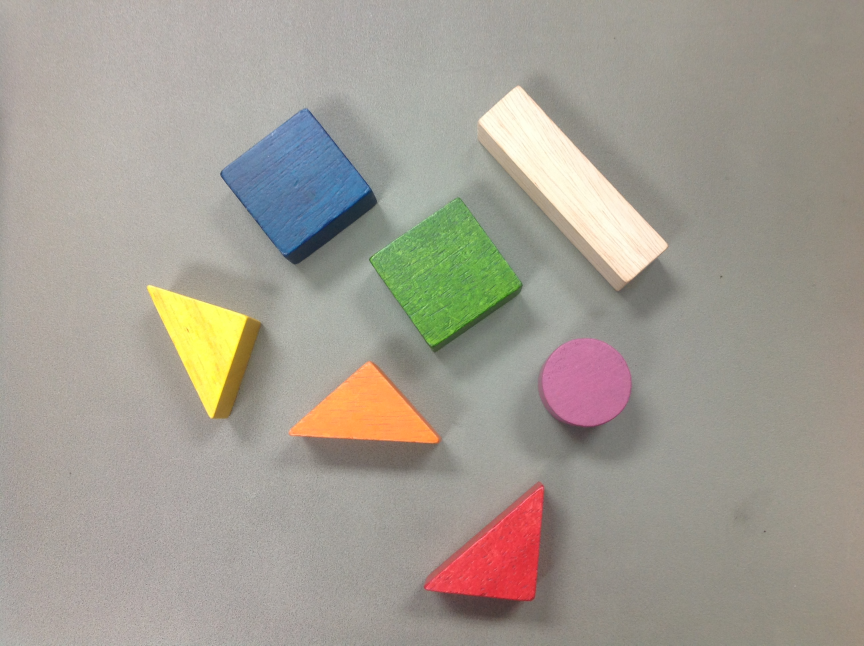
#> input picture ImageRecognition/RawImage/IMG_3558.JPG, 2592 x 1936 px (shown at 1/3 size)
$ python Find_Color_Range.py
#> lines starting #> are read from the running program, lines starting #| are printed output that depends on the picture; after the words box and inside, x2 and y2 are one past the last pixel; in counts of white or black regions, pixels touching at a corner belong together
import cv2

def nothing(x):
    pass

cv2.namedWindow('Color Range',cv2.WINDOW_AUTOSIZE)
cv2.createTrackbar('H_Min','Color Range',0,255,nothing)
cv2.createTrackbar('S_Min','Color Range',0,255,nothing)
cv2.createTrackbar('V_Min','Color Range',31,255,nothing)
cv2.createTrackbar('H_Max','Color Range',255,255,nothing)
cv2.createTrackbar('S_Max','Color Range',62,255,nothing)
cv2.createTrackbar('V_Max','Color Range',210,255,nothing)

img = cv2.imread('IMG_3558.JPG')
#> img is the input picture: shape (1936, 2592, 3); mean B, G, R 146.8, 156.8, 162.5
img = cv2.resize(img,None,fx=0.3, fy=0.3, interpolation = cv2.INTER_CUBIC)
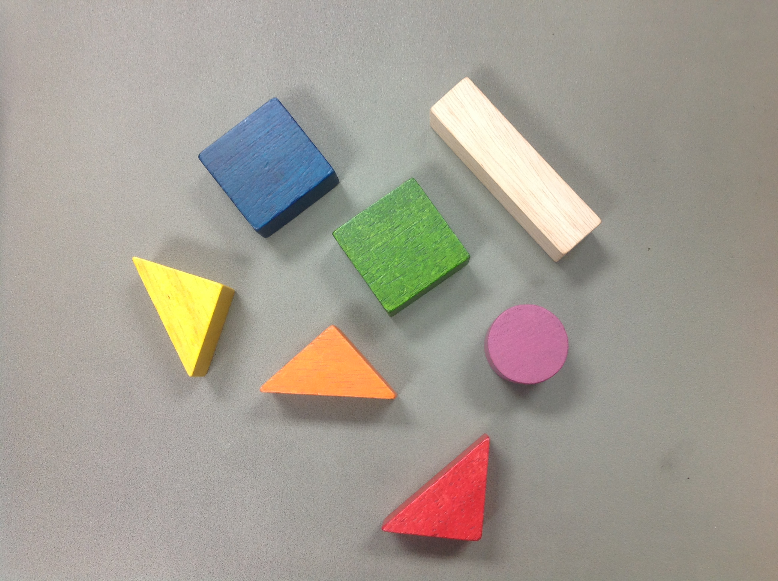
#> img: shape (581, 778, 3); mean B, G, R 146.7, 156.8, 162.5

while True:

    H_Min = cv2.getTrackbarPos('H_Min', 'Color Range')
    S_Min = cv2.getTrackbarPos('S_Min', 'Color Range')
    V_Min = cv2.getTrackbarPos('V_Min', 'Color Range')
    H_Max = cv2.getTrackbarPos('H_Max', 'Color Range')
    S_Max = cv2.getTrackbarPos('S_Max', 'Color Range')
    V_Max = cv2.getTrackbarPos('V_Max', 'Color Range')

    img_hsv = cv2.cvtColor(img.copy(), cv2.COLOR_BGR2HSV)
#> img_hsv: shape (581, 778, 3); mean H, S, V 28.6, 30.7, 165.9
    mask = cv2.inRange(img_hsv, (H_Min, S_Min, V_Min), (H_Max, S_Max, V_Max))
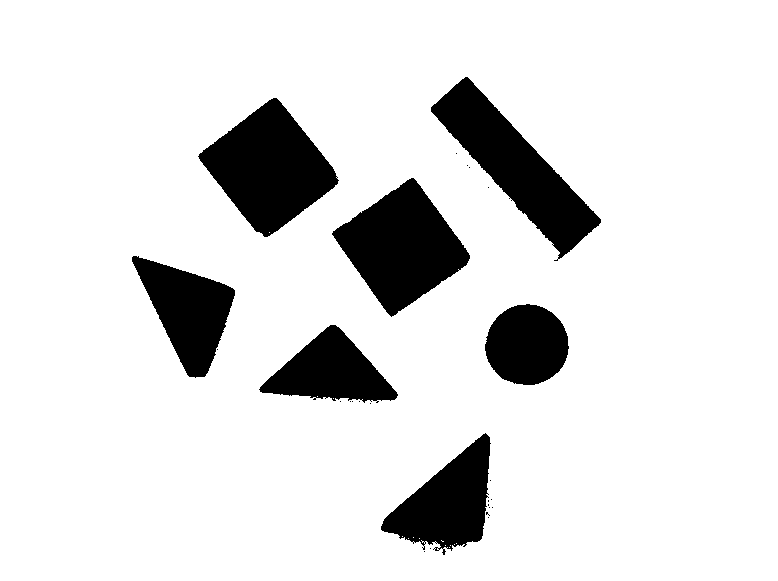
#> mask: shape (581, 778); 87.7% white; 27 black regions (20 under 20 px), largest, box (x1, y1, x2, y2) and area: (198, 98, 339, 237) 10701, (332, 178, 470, 317) 10330, (431, 77, 601, 261) 10224

    img_out = cv2.bitwise_and(img.copy(), img.copy(), mask=mask)
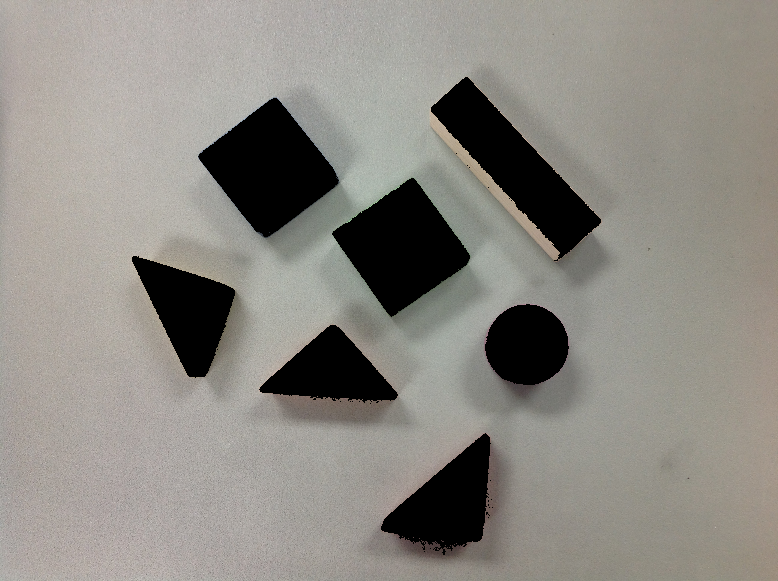
#> img_out: shape (581, 778, 3); mean B, G, R 131, 137.3, 140.5
    cv2.imshow('Output Image', img_out)

    key = cv2.waitKey(1) & 0xFF
#> (key Esc is pressed here)
    if key == 27:
        break
cv2.destroyAllWindows()

$ run again, with ImageRecognition/RawImage/IMG_3556.JPG copied over ImageRecognition/RawImage/IMG_3558.JPG
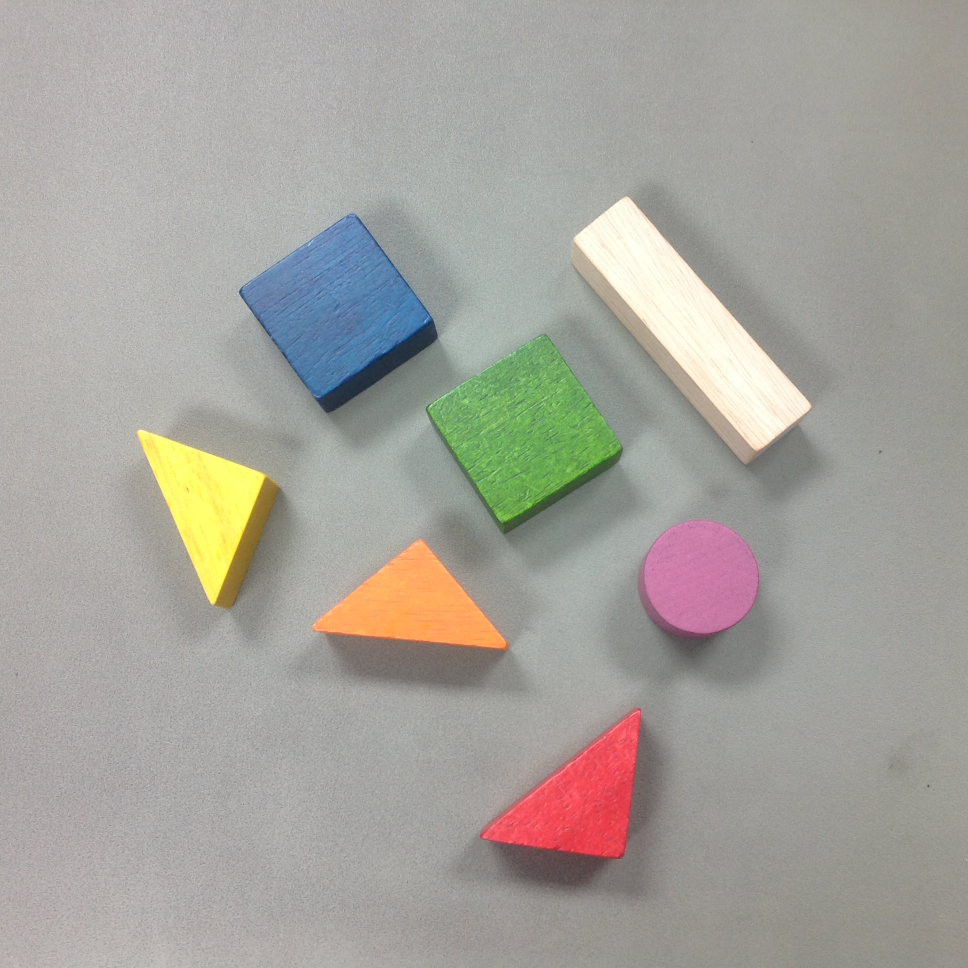
#> input picture ImageRecognition/RawImage/IMG_3556.JPG, 1936 x 1936 px (shown at 1/2 size)
#> img is the input picture: shape (1936, 1936, 3); mean B, G, R 155.9, 162.6, 165.1
#> img: shape (581, 581, 3)
#> img_hsv: shape (581, 581, 3); mean H, S, V 40.5, 22, 169.2
#> `mask = cv2.inRange(img_hsv, (H_Min, S_Min, V_Min), (H_Max, S_Max, V_Ma..`:
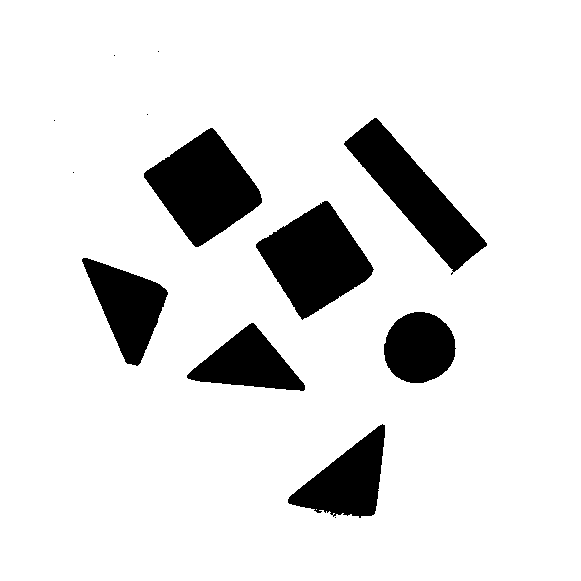
#> mask: shape (581, 581); 88% white; 13 black regions (6 under 20 px), largest, box (x1, y1, x2, y2) and area: (144, 128, 262, 247) 7842, (256, 201, 374, 320) 7743, (344, 118, 487, 275) 7293
#> `img_out = cv2.bitwise_and(img.copy(), img.copy(), mask=mask)`:
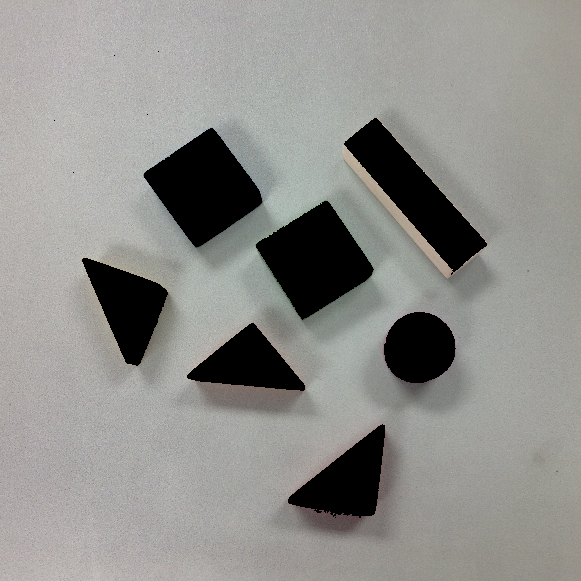
#> img_out: shape (581, 581, 3); mean B, G, R 139.6, 143.1, 143.5

$ run again, with ImageRecognition/RawImage/IMG_3559.JPG copied over ImageRecognition/RawImage/IMG_3558.JPG
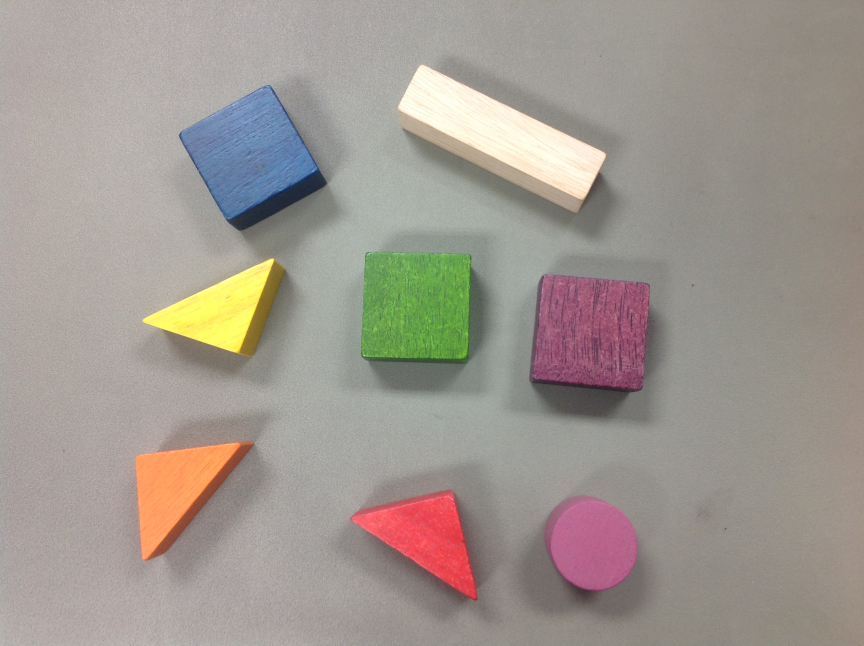
#> input picture ImageRecognition/RawImage/IMG_3559.JPG, 2592 x 1936 px (shown at 1/3 size)
#> img is the input picture: shape (1936, 2592, 3); mean B, G, R 144.6, 152, 159.7
#> img: shape (581, 778, 3)
#> img_hsv: shape (581, 778, 3); mean H, S, V 31.4, 30.7, 162.8
#> `mask = cv2.inRange(img_hsv, (H_Min, S_Min, V_Min), (H_Max, S_Max, V_Ma..`:
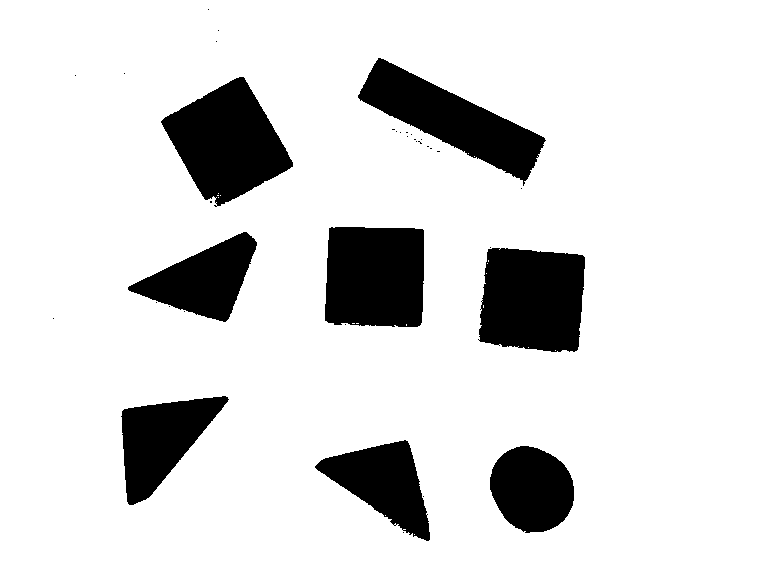
#> mask: shape (581, 778); 86.4% white; 36 black regions (28 under 20 px), largest, box (x1, y1, x2, y2) and area: (161, 77, 293, 207) 9832, (478, 248, 585, 352) 9634, (325, 227, 424, 327) 9423
#> `img_out = cv2.bitwise_and(img.copy(), img.copy(), mask=mask)`:
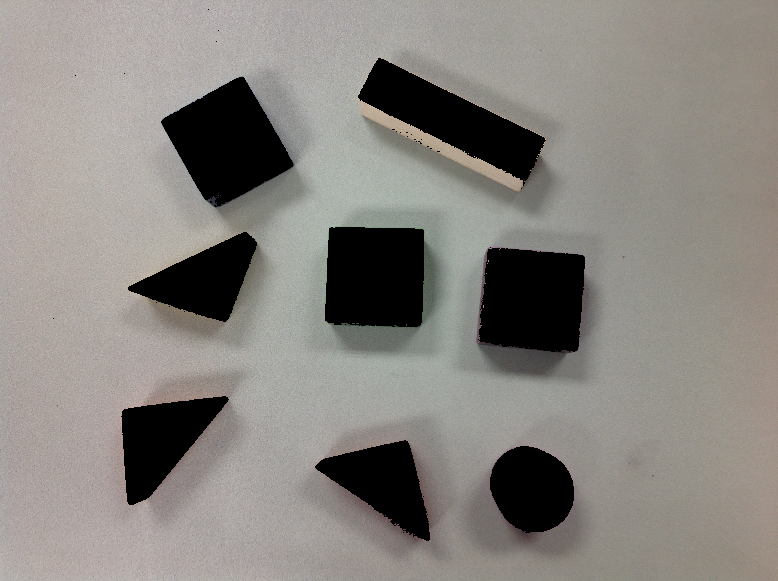
#> img_out: shape (581, 778, 3); mean B, G, R 127.6, 132.6, 136.3
